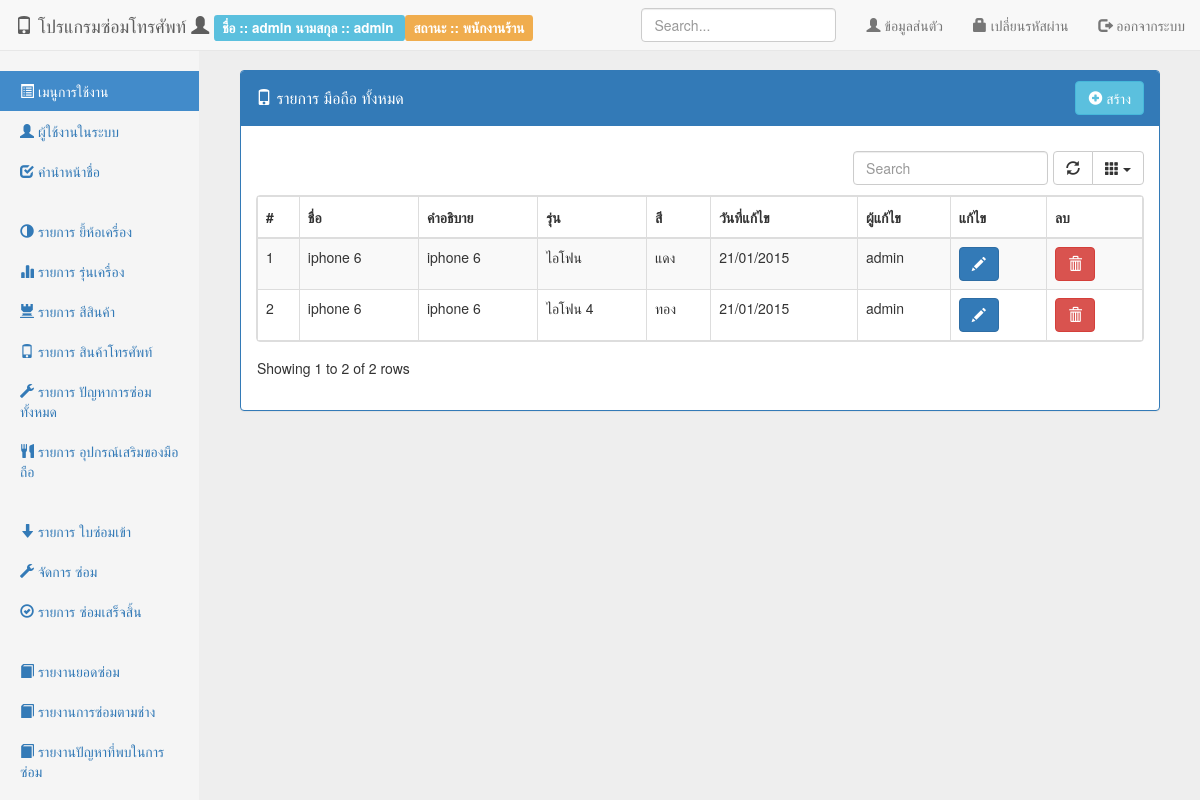
The page /src/back/index.php?page=list-product (signed in) on the database its author committed.
### tables this page shows
CREATE TABLE IF NOT EXISTS `product` (
  `prod_id` int(11) NOT NULL AUTO_INCREMENT,
  `prod_name` varchar(100) NOT NULL,
  `prod_desc` text NOT NULL,
  `col_id` int(11) NOT NULL,
  `mod_id` int(11) NOT NULL,
  `prod_number` varchar(50) NOT NULL COMMENT 'เลขเครื่อง',
  `prod_createdate` timestamp NOT NULL ,
  `prod_createby` int(11) NOT NULL,
  `prod_updatedate` timestamp NOT NULL ,
  `prod_updateby` int(11) NOT NULL,
  PRIMARY KEY (`prod_id`)
);

CREATE TABLE IF NOT EXISTS `model` (
  `mod_id` int(11) NOT NULL AUTO_INCREMENT,
  `mod_nameth` varchar(100) NOT NULL,
  `mod_nameeng` varchar(100) NOT NULL,
  `bra_id` int(11) NOT NULL COMMENT 'รหัส ยี้ห้อ',
  `mod_createdate` timestamp NOT NULL ,
  `mod_createby` int(11) NOT NULL,
  `mod_updatedate` timestamp NOT NULL ,
  `mod_updateby` int(11) NOT NULL,
  PRIMARY KEY (`mod_id`)
);

CREATE TABLE IF NOT EXISTS `color` (
  `col_id` int(11) NOT NULL AUTO_INCREMENT,
  `col_nameth` varchar(100) NOT NULL,
  `col_nameeng` varchar(100) NOT NULL,
  `col_createdate` timestamp NOT NULL ,
  `col_createby` int(11) NOT NULL,
  `col_updatedate` timestamp NOT NULL ,
  `col_updateby` int(11) NOT NULL,
  PRIMARY KEY (`col_id`)
);

CREATE TABLE IF NOT EXISTS `person` (
  `per_id` int(11) NOT NULL AUTO_INCREMENT,
  `per_status` int(2) NOT NULL COMMENT ' ''1'' => ''พนักงานร้าน'',         ''2'' => ''พนักงานซ่อม'',         ''3'' => ''เจ้าของร้าน'',         ''4'' => ''ลูกค้า'',',
  `per_fname` varchar(50) NOT NULL,
  `per_lname` varchar(50) NOT NULL,
  `per_username` varchar(50) NOT NULL,
  `per_password` varchar(50) NOT NULL,
  `per_idcard` varchar(15) NOT NULL,
  `per_address` text NOT NULL,
  `per_mobile` varchar(50) NOT NULL,
  `per_email` varchar(50) NOT NULL,
  `per_createdate` timestamp NOT NULL ,
  `per_createby` int(11) NOT NULL,
  `per_updatedate` timestamp NOT NULL ,
  `per_updateby` int(11) NOT NULL,
  `pre_id` int(11) DEFAULT NULL,
  PRIMARY KEY (`per_id`),
  UNIQUE KEY `per_idcard` (`per_idcard`),
  KEY `per_idcard_2` (`per_idcard`)
);

### src/config/extension.php (called while the page is built, shortened)
<?php
function format_date($format, $date) {
    $date_format = new DateTime($date);
    $new_date = $date_format->format($format);
    return $new_date;
}

### src/back/list-product.php (the view, shortened to what this page needs)
<div class="panel panel-primary">
    <div class="panel-heading clearfix">
        <h4 class="panel-title pull-left" style="padding-top: 7.5px;">
            <i class="glyphicon glyphicon-phone"></i> รายการ มือถือ ทั้งหมด
        </h4>
        <div class="btn-group pull-right">
            <a href="index.php?page=frm-product" class="btn btn-info">
                <i class="glyphicon glyphicon-plus-sign"></i> สร้าง
            </a>
        </div>
    </div>
    <div class="panel-body">
        <div class="table-responsive">
            <table class="table table-striped table-bordered dataTable">
                <thead>
                    <tr>
                        <th>#</th>
                        <th>ชื่อ</th>
                        <th>คำอธิบาย</th>
                        <th>รุ่น</th>
                        <th>สี</th>
                        <th>วันที่แก้ไข</th>
                        <th>ผู้แก้ไข</th>
                        <th>แก้ไข</th>
                        <th>ลบ</th>
                    </tr>
                </thead>
                <tbody>
                    <?php
                    $sql_product = "SELECT * FROM product b";
                    $sql_product .= " LEFT JOIN person p ON p.per_id = b.prod_updateby";
                    $sql_product .= " LEFT JOIN model m ON m.mod_id = b.mod_id";
                    $sql_product .= " LEFT JOIN color c ON c.col_id = b.col_id";
                    $sql_product .= " ORDER BY b.prod_id";
                    $query_product = mysql_query($sql_product) or die(mysql_error());
                    $row = 1;
                    while ($data = mysql_fetch_array($query_product)):
                        ?>
                        <tr>
                            <td><?= $row ?></td>
                            <td><?= $data['prod_name'] ?></td>
                            <td><?= $data['prod_desc'] ?></td>
                            <td><?= $data['mod_nameth'] ?></td>
                            <td><?= $data['col_nameth'] ?></td>
                            <td><?= format_date('d/m/Y', $data['prod_updatedate']) ?></td>
                            <td><?= $data['per_fname'] ?></td>
                            <td>
                                <a href="index.php?page=frm-product&id=<?= $data['prod_id'] ?>" class="btn btn-primary">
                                    <i class="glyphicon glyphicon-pencil"></i>
                                </a>
                            </td>
                            <td>
                                <button type="button" class="btn btn-danger" onclick="delete_data(<?= $data['prod_id'] ?>, '../action/product.php?method=delete')">
                                    <i class="glyphicon glyphicon-trash"></i>
                                </button>
                            </td>
                        </tr>
                        <?php
                        $row++;
                    endwhile;
                    ?>
                </tbody>
            </table>
        </div>
    </div>
</div>

### css/style.css (style rules this page uses)
body { padding-top: 40px; padding-bottom: 40px; background-color: #eee; }
body { padding-top: 50px; }

### rows shown on the page
product: prod_name "iphone 6", prod_desc "iphone 6", mod.mod_nameth "ไอโฟน", col.col_nameth "แดง", prod_updatedate "21/01/2015", person.per_fname "admin"
product: prod_name "iphone 6", prod_desc "iphone 6", mod.mod_nameth "ไอโฟน 4", col.col_nameth "ทอง", prod_updatedate "21/01/2015", person.per_fname "admin"

### other values the page prints
$per_fname "admin"
$per_lname "admin"
getDataList($per_status, listPersonStatus()) "พนักงานร้าน"
